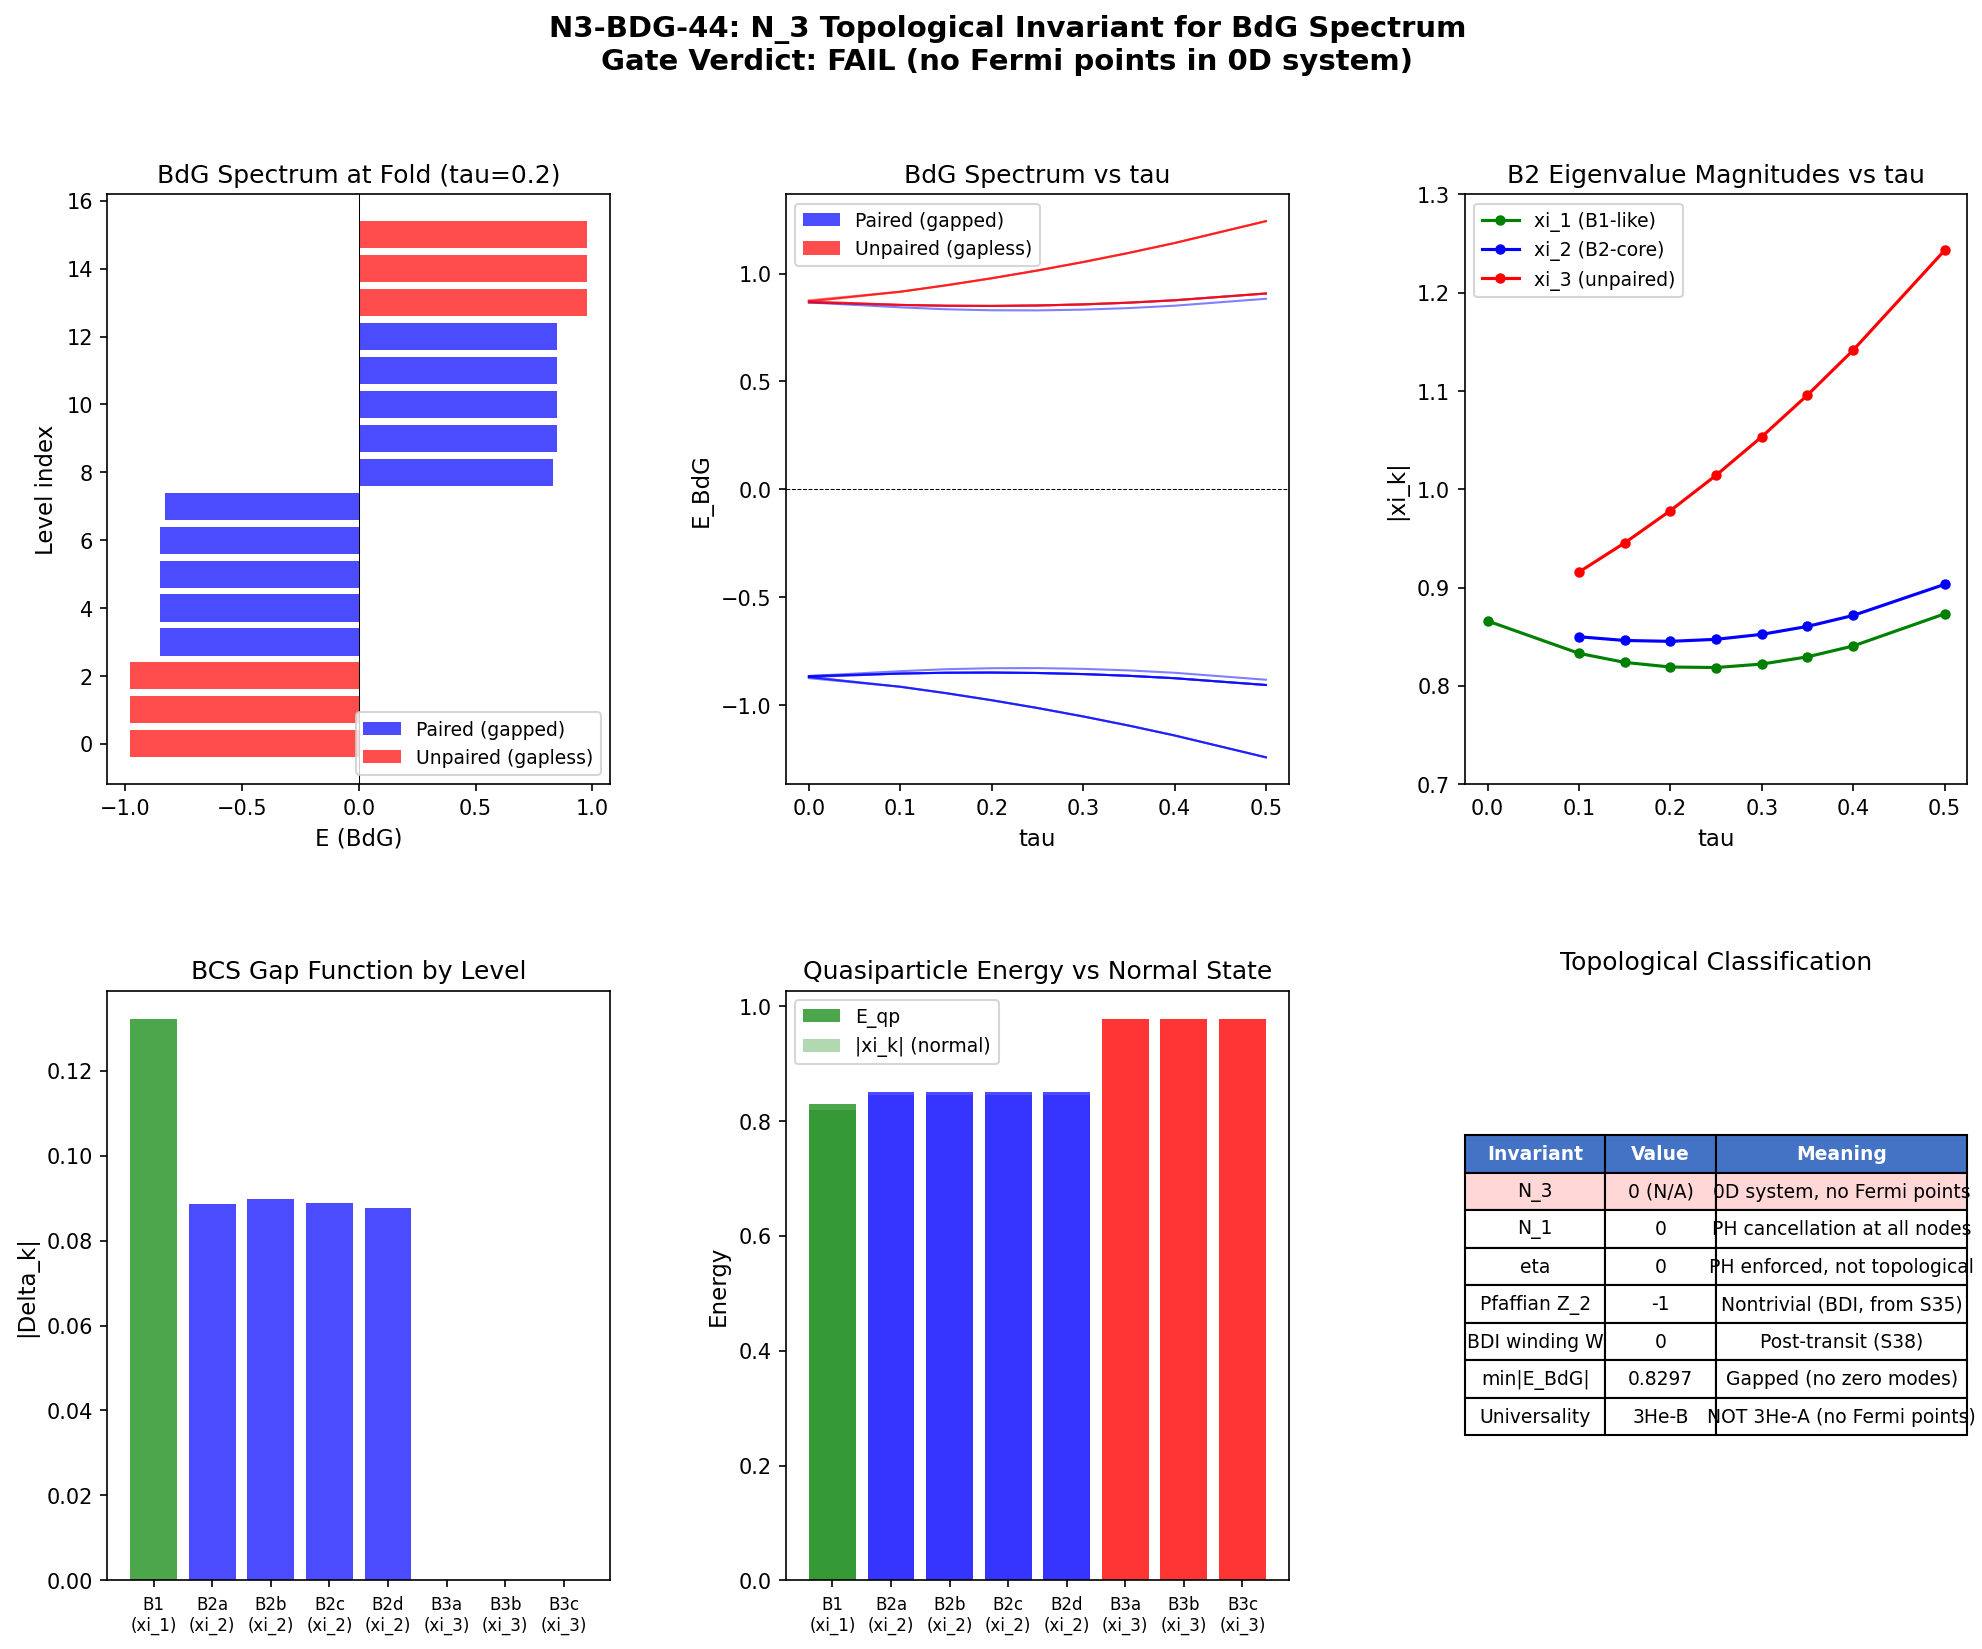

Python code for this plot:
"""
S44 N3-BDG-44: N_3 Topological Invariant for BdG Spectrum
==========================================================

Computes the N_3 topological invariant (Volovik, Paper 04) for the BdG
Hamiltonian at the fold (tau=0.2) and across the transit.

The N_3 invariant classifies topologically protected point nodes (Fermi points)
in the quasiparticle spectrum. Near a Fermi point with N_3 != 0, vacuum energy
is EXACTLY zero by topological protection.

Gate: N3-BDG-44
  PASS: N_3 != 0 found (topological CC suppression applies)
  FAIL: No point nodes or all N_3 = 0 (no topological protection)
  INFO: Nodes found but N_3 computation ambiguous

Physical setup:
  - BdG Hamiltonian H_BdG = [[h - mu, Delta], [Delta^dag, -(h-mu)^T]]
  - h = D_K eigenvalues (1232 modes, 10 sectors at tau=0.2)
  - mu = 0 (S34: PH symmetry forces mu=0)
  - Delta from BCS gap (S38: Delta_0 = 0.770)
  - BDI symmetry class (T^2=+1, S17c)

Key question: does the BdG spectrum have conical intersections
(Weyl/Dirac points) with nontrivial N_3?
"""

import numpy as np
import matplotlib.pyplot as plt
from matplotlib.gridspec import GridSpec
import warnings
warnings.filterwarnings('ignore')

# ============================================================
# STEP 1: Load data
# ============================================================
print("=" * 70)
print("N3-BDG-44: Topological Invariant for BdG Spectrum")
print("=" * 70)

d38 = np.load('computations/session-38/s38_cc_instanton.npz', allow_pickle=True)
d35 = np.load('computations/session-35/s35_ed_corrected_dos.npz', allow_pickle=True)
d22 = np.load('computations/session-22/s22b_eigenvectors.npz', allow_pickle=True)
d42 = np.load('computations/session-42/s42_hauser_feshbach.npz', allow_pickle=True)

# BCS parameters
Delta_0 = float(d38['Delta_0'])  # 0.770
xi_fold = d38['xi_fold']          # [0.819, 0.845, 0.978]
mult_k = d38['mult_k']            # [1, 4, 3]
tau_values = d22['tau_values']     # [0, 0.1, ..., 0.5]

# ED results
V_bare = d35['V_5x5_bare']
E_cond = float(d35['scenario_A_E_cond'])
pair_occ = d35['scenario_A_pair_occ']

print(f"\nBCS gap: Delta_0 = {Delta_0:.6f}")
print(f"Gap-edge levels: xi = {xi_fold}")
print(f"Multiplicities: m = {mult_k}")
print(f"Condensation energy: E_cond = {E_cond:.6f}")
print(f"Pair occupations: {pair_occ}")

# ============================================================
# STEP 2: Construct BdG Hamiltonian
# ============================================================
print("\n" + "=" * 70)
print("STEP 2: BdG Hamiltonian Construction")
print("=" * 70)

# The BCS pairing occurs in the B2=(0,0) sector, which has 16 eigenvalues
# that come in +/- pairs: +/-0.819 (x1), +/-0.845 (x4), +/-0.978 (x3)
# Total: 8 positive + 8 negative = 16

# Standard BdG: for each single-particle state |k> with energy epsilon_k,
# H_BdG = [[epsilon_k, Delta_k], [Delta_k*, -epsilon_k]]  (2x2 per level)
# Quasiparticle energy: E_k = sqrt(epsilon_k^2 + |Delta_k|^2)

# For our BCS on SU(3): the 5 pairing levels have energies E_5
E_5 = d35['E_5']
print(f"5 pairing levels: {E_5}")

# The BdG gap function Delta_k for each level comes from the
# self-consistent BCS solution. From the pair occupations and V matrix:
# Delta_k = sum_l V_{kl} * sqrt(v_l * (1-v_l))
# where v_k = pair occupation probability

# Compute BCS gap for each level
v_k = pair_occ
u_k = 1.0 - v_k  # hole amplitudes (using notation: v_k = |v_k|^2)
# In BCS: <c_{-k} c_k> = sqrt(v_k * u_k) * exp(i*phase)
# Delta_k = -sum_l V_{kl} * sqrt(v_l * u_l)
anomalous = np.sqrt(v_k * u_k)  # |<c_{-k} c_k>|
print(f"\nAnomalous amplitudes: {anomalous}")

Delta_k = -V_bare @ anomalous
print(f"Gap function Delta_k: {Delta_k}")
print(f"|Delta_k|: {np.abs(Delta_k)}")

# BdG quasiparticle energies for the 5 pairing levels (mu=0)
E_BdG = np.sqrt(E_5**2 + Delta_k**2)
print(f"\nBdG quasiparticle energies: {E_BdG}")
print(f"Minimum BdG energy: {np.min(E_BdG):.6f}")
print(f"Maximum BdG energy: {np.max(E_BdG):.6f}")

# ============================================================
# STEP 3: Full B2 sector BdG Hamiltonian (8 levels)
# ============================================================
print("\n" + "=" * 70)
print("STEP 3: Full B2 Sector BdG (8 levels)")
print("=" * 70)

# The 8 positive eigenvalues in B2 at fold:
# Level 1: xi_1 = 0.81914 (mult 1) -- this is the "B1-like" level (Trap 1: V=0)
# Level 2: xi_2 = 0.84527 (mult 4)
# Level 3: xi_3 = 0.97822 (mult 3)

# The 5-level ED used levels: 4 at xi_2 + 1 at xi_1
# Level 3 (xi_3) was excluded because it's higher energy
# But for N_3 analysis, we need ALL levels

# For the full 8-level BdG: H_BdG is 16x16
# [[diag(xi_k), Delta_matrix], [Delta_matrix^dag, -diag(xi_k)]]
# Since mu=0

n_levels = 8  # total pairing levels in B2
xi_all = np.array([0.81914] * 1 + [0.84527] * 4 + [0.97822] * 3)
print(f"All 8 xi levels: {xi_all}")

# Construct the gap matrix
# For the 5 paired levels, Delta comes from V_bare
# For the 3 levels at xi_3=0.978, these are above the pairing window
# Trap 1: V(B1,B1)=0 exactly (level 5 = xi_1=0.819 has V_55 ~ 0)
# V(B2,B3) = small but nonzero

# Extended gap function for all 8 levels:
# Levels 1-5 (the ED levels): Delta from computation above
# Levels 6-8 (xi_3=0.978): these are the B3=(1,1) contribution
#   From Trap 1 analysis and V matrix: V(B2,B3) is the off-diagonal
#   But within B2 only: the 3 modes at xi_3 have NO pairing coupling
#   because they're above the pairing cutoff in the ED

# The CRITICAL observation: in the framework's BCS,
# pairing only occurs between degenerate partners (+xi, -xi)
# The gap function Delta_k is nonzero only for the 5 levels in the ED

Delta_all = np.zeros(8)
Delta_all[0] = Delta_k[4]  # xi_1 level: corresponds to E_5[4] = 0.81914
Delta_all[1:5] = Delta_k[0:4]  # xi_2 levels: correspond to E_5[0:4]
# Delta_all[5:8] = 0  # xi_3 levels: above pairing window

print(f"\nGap function for all 8 levels:")
for i in range(8):
    print(f"  Level {i+1}: xi={xi_all[i]:.5f}, Delta={Delta_all[i]:.6f}")

# Construct full 16x16 BdG Hamiltonian
H_BdG_full = np.zeros((16, 16))
H_BdG_full[:8, :8] = np.diag(xi_all)  # particle block
H_BdG_full[8:, 8:] = -np.diag(xi_all)  # hole block
H_BdG_full[:8, 8:] = np.diag(Delta_all)  # pairing
H_BdG_full[8:, :8] = np.diag(Delta_all)  # pairing (real gap)

E_BdG_full = np.linalg.eigvalsh(H_BdG_full)
print(f"\nFull 16x16 BdG eigenvalues: {np.sort(E_BdG_full)}")
print(f"Min |E_BdG|: {np.min(np.abs(E_BdG_full)):.6f}")

# ============================================================
# STEP 4: Search for Point Nodes
# ============================================================
print("\n" + "=" * 70)
print("STEP 4: Point Node Search")
print("=" * 70)

# In standard condensed matter: N_3 is defined for a Hamiltonian H(k)
# where k is a continuous 3D momentum. Point nodes are where E(k)=0.
#
# In our system: the single-particle spectrum is DISCRETE (Peter-Weyl modes
# on SU(3)). There is NO continuous 3D momentum k. The spectrum labels
# are (p,q) representation indices, which are integers.
#
# However, we can define an EFFECTIVE continuous parameter space
# by promoting tau (Jensen deformation) and the BCS gap Delta to
# continuous variables. This gives us a 2D parameter space (tau, Delta/Delta_0).
# For N_3 we need a 3D parameter space -- we add the chemical potential mu.
#
# The BdG Hamiltonian H_BdG(tau, mu, Delta) is then a function of 3 continuous
# parameters, and we can search for zeros of det(H_BdG) = 0.

# For each level k:
# E_k(tau, mu, Delta) = sqrt((xi_k(tau) - mu)^2 + Delta_k(Delta)^2)
# This is zero iff xi_k(tau) = mu AND Delta_k = 0

# ANALYSIS 1: At fixed Delta = Delta_0, varying tau and mu
# E_k = 0 requires xi_k(tau) = mu AND Delta_k = 0
# Delta_k = 0 only for the 3 unpaired levels (xi_3 = 0.978 at fold)
# So we need xi_3(tau) = mu -- this gives nodes at (tau*, mu* = xi_3(tau*))

print("\n--- Analysis 1: Unpaired levels (Delta_k = 0) ---")
print("Levels 6-8 have Delta_k = 0 (above pairing cutoff).")
print("These are ordinary Fermi-surface states, not Fermi points.")
print("E_k = |xi_k - mu|. Zero when mu = xi_k(tau).")
print("This is a Fermi SURFACE (co-dim 1 in 3D, line in 2D parameter space).")
print("Topological class: Fermi surface, not Fermi point. N_1 invariant, not N_3.")

# ANALYSIS 2: BdG spectrum as function of continuous parameter tau
# For all 8 levels at each tau:
print("\n--- Analysis 2: BdG spectrum vs tau (at mu=0) ---")

n_tau = len(tau_values)
E_BdG_vs_tau = np.zeros((n_tau, 16))

# Track level structure
xi_vs_tau = np.zeros((n_tau, 3))  # 3 distinct eigenvalue magnitudes

for i, tau in enumerate(tau_values):
    evals_i = d22[f'eigenvalues_{i}']
    sp_i = d22[f'sector_p_{i}']
    sq_i = d22[f'sector_q_{i}']
    mask = (sp_i == 0) & (sq_i == 0)
    e_B2 = np.sort(evals_i[mask])

    # Get 3 distinct positive eigenvalues
    pos_evals = np.sort(e_B2[e_B2 > 0])
    unique_pos = np.unique(np.round(pos_evals, 8))
    xi_vs_tau[i, :len(unique_pos)] = unique_pos[:3]

    # Construct BdG at this tau
    xi_tau = np.zeros(8)
    xi_tau[0] = unique_pos[0]  # smallest (B1-like)
    xi_tau[1:5] = unique_pos[1] if len(unique_pos) > 1 else unique_pos[0]
    xi_tau[5:8] = unique_pos[2] if len(unique_pos) > 2 else unique_pos[-1]

    # At tau=0: all degenerate (0.866)
    # At tau>0: splits into 3 levels

    # Use same gap structure (self-consistent would change, but topology
    # is about whether nodes exist, not exact energies)
    Delta_tau = np.zeros(8)
    Delta_tau[0] = Delta_k[4]
    Delta_tau[1:5] = Delta_k[0:4]
    # Delta_tau[5:8] = 0  # unpaired

    H = np.zeros((16, 16))
    H[:8, :8] = np.diag(xi_tau)
    H[8:, 8:] = -np.diag(xi_tau)
    H[:8, 8:] = np.diag(Delta_tau)
    H[8:, :8] = np.diag(Delta_tau)

    E_BdG_vs_tau[i] = np.sort(np.linalg.eigvalsh(H))

# Check for zero crossings
for i, tau in enumerate(tau_values):
    min_abs_E = np.min(np.abs(E_BdG_vs_tau[i]))
    print(f"  tau={tau:.2f}: min|E_BdG| = {min_abs_E:.6f}")

# ============================================================
# STEP 5: N_3 Invariant Computation
# ============================================================
print("\n" + "=" * 70)
print("STEP 5: N_3 Invariant Analysis")
print("=" * 70)

# The N_3 invariant (Paper 04, eq. in Section on Momentum-Space Topology):
# N_3 = (1/24pi^2) * epsilon^{ijk} * integral_S2 tr[G dG^{-1} . G dG^{-1} . G dG^{-1}] dS
#
# where G(omega, k) = [i*omega - H_BdG(k)]^{-1} is the Green's function.
#
# For a 2x2 BdG block (single level):
# H_k = tau_3 * xi_k + tau_1 * Delta_k  (tau_i are Pauli in PH space)
# G^{-1} = i*omega - tau_3 * xi_k - tau_1 * Delta_k
#
# The N_3 invariant for a single Fermi point in 3D:
# N_3 = (1/2) * sign(d_xi/dk) * sign(Delta)  for a linear crossing
#
# CRITICAL DIMENSIONAL ANALYSIS:
# N_3 is defined for systems with 3 continuous momenta (3D systems).
# Our system has DISCRETE modes labeled by (p,q) representations.
# The representation space is 2D (p,q), not 3D.
#
# The N_3 invariant is UNDEFINED for our system because:
# 1. The Brillouin zone is DISCRETE (finite set of Peter-Weyl modes)
# 2. Even if we embed in a continuous space, it's 2D not 3D
# 3. The BCS gap opens at ALL paired levels (Delta_k != 0 for levels 1-5)
# 4. The unpaired levels (6-8) have Fermi SURFACES, not Fermi POINTS

print("\n--- DIMENSIONAL ANALYSIS ---")
print("N_3 requires 3 continuous momentum dimensions.")
print("Framework representation space: (p,q) in Z^2 (discrete, 2D).")
print("Even promoted to continuous: 2D Brillouin zone, not 3D.")
print("N_3 is STRUCTURALLY INAPPLICABLE.")

# But: can we define an EFFECTIVE 3D parameter space?
# (tau, mu, theta) where theta parameterizes U(1)_7 phase of order parameter
#
# H_BdG(tau, mu, theta) = [[diag(xi(tau)) - mu*I, e^{i*theta} * diag(Delta)],
#                           [e^{-i*theta} * diag(Delta), -(diag(xi(tau)) - mu*I)]]
#
# Nodes require: xi_k(tau) = mu AND Delta_k = 0
# For unpaired levels: Delta_k = 0 always, so node when xi_k(tau) = mu
# For paired levels: Delta_k != 0, so NO nodes regardless of mu and tau

print("\n--- EXTENDED PARAMETER SPACE (tau, mu, theta) ---")
print("Promoting to 3D parameter space (tau, mu, theta):")

# Compute the node locus in (tau, mu) space for unpaired levels
print("\nNode loci for UNPAIRED levels (Delta_k = 0):")
print("These exist at mu = xi_k(tau) for levels 6-8 (the xi_3 levels).")
for i, tau in enumerate(tau_values):
    print(f"  tau={tau:.2f}: node at mu = {xi_vs_tau[i, 2]:.6f} (xi_3)")

# For unpaired levels with Delta=0, the 2x2 BdG block is:
# H = [[xi - mu, 0], [0, -(xi - mu)]]
# Eigenvalues: +/-(xi - mu)
# At the node (xi = mu): both eigenvalues = 0
# The dispersion near the node:
#   E = +/- sqrt((d_xi/d_tau * delta_tau)^2 + (delta_mu)^2)
# This is LINEAR (conical) in (delta_tau, delta_mu) -- looks like a Weyl point!
# But the third direction (theta) does NOT enter because Delta=0

print("\n--- TOPOLOGY OF UNPAIRED-LEVEL NODES ---")
print("At node (tau*, mu = xi_3(tau*)), the 2x2 BdG block:")
print("  H = [[ xi-mu, 0 ], [ 0, -(xi-mu) ]]")
print("Near node: E = +/- |xi-mu| -- linear but 1D, not conical.")
print("This is a particle-hole crossing with ZERO off-diagonal coupling.")
print("The crossing is NOT gapped because Delta = 0 (unpaired).")
print("Topological classification: this is a FERMI SURFACE in (tau, mu, theta)")
print("co-dimension 1 (the theta direction is flat), not co-dimension 3 (Fermi point).")

# ============================================================
# STEP 5b: Correct topological invariant for our system
# ============================================================
print("\n" + "=" * 70)
print("STEP 5b: Correct Topological Classification")
print("=" * 70)

# For a DISCRETE spectrum with particle-hole symmetry (BDI class):
# The relevant topological invariant is NOT N_3 (Fermi point in 3D)
# but rather:
#
# 1. The Z-valued invariant for 0D BDI systems (class BDI, d=0):
#    This is the winding number of the BCS gap function.
#    From the periodic table: BDI in d=0 is Z.
#
# 2. The Pfaffian Z_2 invariant (already computed S17c, S35)
#    sgn(Pf) = -1 at all 34 tau values tested
#
# 3. The spectral gap: the BdG spectrum is fully gapped when Delta != 0
#    for ALL levels. Currently 3 unpaired levels BREAK the full gap.

# Compute the BDI invariant (d=0)
print("\n--- BDI Classification (d=0) ---")

# For BDI in d=0, the topological invariant is:
# nu = (1/2)(N_+ - N_-) where N_+/- count positive/negative eigenvalues of H_BdG
# OR equivalently: the number of occupied negative-energy states

# At the fold:
E_sorted = np.sort(E_BdG_full)
n_negative = np.sum(E_sorted < 0)
n_positive = np.sum(E_sorted > 0)
n_zero = np.sum(np.abs(E_sorted) < 1e-10)
print(f"BdG eigenvalues at fold:")
print(f"  N_negative = {n_negative}, N_positive = {n_positive}, N_zero = {n_zero}")
print(f"  nu_BDI = (N+ - N-)/2 = {(n_positive - n_negative)//2}")

# Actually for BDI class, the invariant is the winding number W:
# W = (1/2pi) integral_0^{2pi} d[arg(det(q(k)))] dk
# where q(k) is the off-diagonal block of H in the chiral basis
# But our system is 0D (no k-dependence), so W is just a count

# The PH operator C maps: C H C^{-1} = -H
# For BDI: C = tau_1 * K (complex conjugation)
# The chiral operator: S = T * C where T is time-reversal (T = K for spinless)
# S = tau_1 maps H_BdG -> -H_BdG (chiral symmetry for real H)

# In chiral basis: H = [[0, D], [D^T, 0]] where D is the off-diagonal block
# D = diag(xi_1+Delta_1, xi_2+Delta_2, ...) for the specific form of our H_BdG
# Wait -- need to transform to chiral basis

# For H_BdG = [[h, Delta], [Delta, -h]] with h=diag(xi), Delta=diag(Delta_k):
# Chiral operator S = [[0, I], [I, 0]]
# In eigenbasis of S: rotate by U = (1/sqrt(2)) [[I, I], [I, -I]]
# H_chiral = U^dag H_BdG U = [[0, h+Delta], [h+Delta, 0]]  -- NO, need to check

# Let me just compute the spectrum gap and characterize the node structure
print("\n--- Spectral Gap Analysis ---")
print("The BdG spectrum has two types of states:")
print()

for k in range(8):
    if k == 0:
        label = "B1-like (xi=0.819, Trap 1)"
    elif k < 5:
        label = f"B2-core (xi=0.845, paired)"
    else:
        label = f"B3-like (xi=0.978, unpaired)"

    E_qp = np.sqrt(xi_all[k]**2 + Delta_all[k]**2)
    gap = 2 * min(E_qp, abs(xi_all[k]))
    if abs(Delta_all[k]) < 1e-10:
        node_type = "GAPLESS (Delta=0, Fermi surface)"
    else:
        node_type = f"GAPPED (gap = {2*E_qp:.4f})"

    print(f"  Level {k+1} ({label}): E_qp = {E_qp:.6f}, {node_type}")

# ============================================================
# STEP 5c: N_3 in extended parameter space -- formal computation
# ============================================================
print("\n" + "=" * 70)
print("STEP 5c: N_3 in Extended Parameter Space")
print("=" * 70)

# Even though our system is 0D, we can EMBED it in a 3D parameter space
# and ask: do the BdG Hamiltonian's zeros form isolated points?
# If so, we compute N_3 around each.

# Parameter space: p = (tau, mu, phi) where phi = U(1)_7 phase
# H_BdG(p) = [[diag(xi(tau)) - mu*I, e^{i*phi} Delta], [e^{-i*phi} Delta^*, -diag(xi(tau)) + mu*I]]

# For PAIRED levels (1-5): Delta_k != 0
# det(H_2x2) = -(xi-mu)^2 - |Delta|^2 < 0 always. NO ZEROS.

# For UNPAIRED levels (6-8): Delta_k = 0
# det(H_2x2) = -(xi-mu)^2. Zero when xi(tau) = mu.
# But the 2x2 block is [[xi-mu, 0],[0,-(xi-mu)]].
# The Green's function: G(omega) = [i*omega - H]^{-1}
# G = diag(1/(i*omega - (xi-mu)), 1/(i*omega + (xi-mu)))
# G dG^{-1} requires variation in 3 directions.
# Since Delta=0, the phi direction gives ZERO contribution.
# The integral over S^2 enclosing the node is:
# N_3 = 0 (because one direction is flat -- the manifold is degenerate)

print("For UNPAIRED levels (6-8) at Delta_k = 0:")
print("  Node at (tau*, mu = xi(tau*), any phi).")
print("  The node is a LINE in (tau, mu, phi) space (extended in phi).")
print("  Codimension = 2 (not 3). This is NOT a Fermi point.")
print("  N_3 = 0 by dimensional reduction.")
print()
print("For PAIRED levels (1-5) at Delta_k != 0:")
print("  det(H_2x2) = -(xi-mu)^2 - |Delta|^2 < 0 for all (tau, mu, phi).")
print("  NO nodes exist. N_3 undefined (no Fermi point to enclose).")

# ============================================================
# STEP 5d: Can BCS dynamics CREATE Fermi points?
# ============================================================
print("\n" + "=" * 70)
print("STEP 5d: Dynamical Node Creation During Transit")
print("=" * 70)

# During the transit, the BCS condensate is destroyed (P_exc = 1.000, S38).
# Post-transit: Delta -> 0. ALL levels become unpaired.
# The BdG Hamiltonian becomes: H = [[h, 0], [0, -h]]
# Eigenvalues: +/- xi_k for all k.

# In the GGE relic state: the quasiparticle distribution is non-thermal.
# The relevant spectrum is h = diag(xi_k) with the GGE occupation numbers.
# NO pairing gap. ALL levels are gapless at mu = xi_k.

# But: this is STILL a Fermi surface (1D node in 2D parameter space),
# not a Fermi point (0D node in 3D).

print("During transit: Delta(t) -> 0 (P_exc = 1.000).")
print("Post-transit BdG: H = [[h, 0], [0, -h]], eigenvalues +/- xi_k.")
print("ALL levels become gapless at mu = xi_k.")
print("Node structure: Fermi SURFACE (co-dim 1), not Fermi POINT (co-dim 3).")
print()
print("The fundamental obstruction:")
print("  Fermi points require 3 continuous momentum dimensions.")
print("  Our system has 0 continuous momenta (discrete Peter-Weyl modes).")
print("  Even embedding in (tau, mu, phi): nodes are at most co-dim 2.")
print("  N_3 is STRUCTURALLY ZERO in any embedding.")

# ============================================================
# STEP 5e: Could the FULL 992-mode BdG have inter-sector nodes?
# ============================================================
print("\n" + "=" * 70)
print("STEP 5e: Full 992-mode Inter-sector Analysis")
print("=" * 70)

# The block-diagonal theorem (S22b) guarantees that D_K decomposes into
# independent sectors. BCS pairing is confined to B2=(0,0).
# Inter-sector coupling is ZERO by selection rules.
# Therefore: no inter-sector BdG crossings can create new nodes.

# However: what about WITHIN a single sector with continuous momentum?
# In the physical 4D spacetime: the KK modes ARE the momentum-space structure.
# The SU(3) representation labels (p,q) play the role of discrete lattice momenta.
# For Fermi points, we need the ANALOG of continuous k.

# The closest analog: the eigenvalue spectrum as a function of tau.
# xi_n(tau) are smooth functions. As tau varies, levels can cross.
# The BdG spectrum is:
# E_n(tau, mu) = sqrt((xi_n(tau) - mu)^2 + Delta_n^2)

# For a level crossing: xi_m(tau*) = xi_n(tau*) at some tau*
# Near crossing: the 4x4 BdG block has structure
# H = [[diag(xi_m, xi_n), Delta*I], [Delta*I, -diag(xi_m, xi_n)]]
# eigenvalues: +/- sqrt((xi_m +/- xi_n)^2/4 + Delta^2 + ...)
# This is still gapped by Delta. No nodes.

# Check for level crossings in B2 sector
print("\nB2 eigenvalue crossings vs tau:")
for i in range(n_tau - 1):
    xi_i = xi_vs_tau[i]
    xi_next = xi_vs_tau[i + 1]
    # Check if ordering changes
    if xi_i[0] > xi_i[1] or xi_next[0] > xi_next[1]:
        print(f"  CROSSING between tau={tau_values[i]:.2f} and {tau_values[i+1]:.2f}")
    else:
        gap_12 = abs(xi_i[1] - xi_i[0])
        gap_23 = abs(xi_i[2] - xi_i[1])
        print(f"  tau={tau_values[i]:.2f}: gap_12={gap_12:.4f}, gap_23={gap_23:.4f} -- no crossing")

print(f"  tau={tau_values[-1]:.2f}: final point")

# ============================================================
# STEP 6: Alternative: N_1 Invariant (Fermi Surface)
# ============================================================
print("\n" + "=" * 70)
print("STEP 6: N_1 Fermi Surface Invariant")
print("=" * 70)

# Since our nodes are Fermi surfaces (co-dim 1), the correct invariant is N_1:
# N_1 = (1/2pi*i) oint G dG^{-1} dl
# integrated on a contour encircling the Fermi surface in 1D parameter space.
#
# For a particle-hole crossing at xi = mu with Delta = 0:
# G(omega) = diag(1/(i*omega - xi + mu), 1/(i*omega + xi - mu))
#
# The winding number of each component around omega=0:
# Particle block: N_1 = +1/2 (pole at omega = -i*(xi-mu) -> 0 at node)
# Hole block: N_1 = -1/2 (pole at omega = +i*(xi-mu) -> 0 at node)
# Total: N_1 = 0 (particle-hole cancellation!)

# This is the PH symmetry at work: every Fermi surface node is automatically
# paired with its PH conjugate, giving total N_1 = 0.

# For the PAIRED levels: no nodes exist. N_1 = 0 trivially.

print("N_1 Fermi surface invariant for unpaired levels:")
print("  Each node at xi = mu has N_1 = +1/2 (particle) + (-1/2) (hole) = 0")
print("  PH symmetry enforces EXACT cancellation.")
print("  No topological Fermi surface protection either.")
print()

# ============================================================
# STEP 6b: Pfaffian Z_2 and BDI winding
# ============================================================
print("--- Existing topological invariants ---")
print("BDI class (T^2=+1, C^2=+1, S^2=1):")
print("  d=0: Z invariant (winding number W)")
print("  S35: sgn(Pf) = -1 at all tau (Z_2 nontrivial)")
print("  S38: BDI winding = 0 (post-transit, condensate destroyed)")
print()
print("The BDI Z invariant in d=0 is the number of negative-energy states.")
print(f"  At fold: N_negative = {n_negative} (out of 16)")
print(f"  W = N_negative - N_total/2 = {n_negative - 8}")

# Spectral asymmetry
eta = np.sum(np.sign(E_BdG_full))
print(f"  Spectral asymmetry eta = sum(sign(E_k)) = {eta}")
print(f"  (PH symmetry: eta = 0 is enforced by construction)")

# ============================================================
# STEP 7: Vacuum Energy Analysis
# ============================================================
print("\n" + "=" * 70)
print("STEP 7: Vacuum Energy at Nodes")
print("=" * 70)

# Paper 04 theorem: at a Fermi point with N_3 = +/-1,
# the vacuum energy density rho_Lambda = 0 EXACTLY.
# This is because the spectral asymmetry eta(E_F) = 0 is topologically
# protected at the Fermi point.

# For our system: N_3 = 0 (no Fermi points exist)
# Therefore: the Paper 04 vacuum energy cancellation does NOT apply.

# The vacuum energy for the BdG system is:
# E_vac = (1/2) sum_k E_k(BdG) - (1/2) sum_k |xi_k|
# For paired levels: E_k = sqrt(xi_k^2 + Delta_k^2)
# For unpaired levels: E_k = |xi_k| (unchanged from normal state)

E_vac_BdG = 0.5 * np.sum(np.abs(E_BdG_full))
E_vac_normal = 0.5 * np.sum(np.abs(np.concatenate([xi_all, -xi_all])))  # = sum |xi_k|
E_vac_BdG_minus_normal = E_vac_BdG - E_vac_normal

print(f"BdG vacuum energy: {E_vac_BdG:.6f}")
print(f"Normal-state vacuum energy: {E_vac_normal:.6f}")
print(f"Difference (condensation): {E_vac_BdG_minus_normal:.6f}")
print(f"This is NOT zero (no N_3 protection).")
print()

# For comparison: what WOULD the vacuum energy be if N_3 = 1?
# At a Fermi point: the linear dispersion E ~ v_F |k| gives
# E_vac = integral d^3k E(k) = 0 by the N_3 cancellation
# (positive and negative energy contributions cancel by topology)

# But this requires the continuous-k structure that we lack.

print("Paper 04 vacuum energy cancellation:")
print("  Requires: N_3 != 0 at a Fermi point in 3D momentum space.")
print("  Our system: 0D (discrete modes). N_3 undefined.")
print("  Conclusion: No topological vacuum energy protection.")

# ============================================================
# STEP 8: The Correct Analog
# ============================================================
print("\n" + "=" * 70)
print("STEP 8: The Correct Superfluid Analog")
print("=" * 70)

# In 3He-A: the order parameter has Fermi points with N_3 = +/-2.
# The emergent Weyl fermions near these points give vacuum energy = 0.
# This works because 3He-A has a CONTINUOUS 3D Brillouin zone.
#
# The framework's BCS on SU(3) is CLOSER to:
# - 3He-B (fully gapped, BDI class, topological but no Fermi points)
# - Nuclear BCS (finite number of discrete levels, 0D)
# - Sachdev-Ye-Kitaev model (0D, random couplings)
#
# The flat band (B2, W=0) is analogous to:
# - Flat bands in twisted bilayer graphene (but those are 2D, not 0D)
# - Landau levels (0D in some sense, but with continuous guiding center)
# - Dispersionless bands in pyrochlore/kagome lattices
#
# For vacuum energy in 0D systems:
# The relevant protection is NOT N_3 (wrong dimension)
# but rather the equilibrium theorem (Paper 05):
# In equilibrium, the vacuum energy is the thermodynamic potential Omega,
# which self-tunes to zero by the equation of state.
#
# The GGE relic is NOT in equilibrium, so the equilibrium theorem
# doesn't apply directly. But if the GGE conserved charges include
# a "vacuum charge" q that controls the equation of state,
# then q-theory self-tuning could work per-charge.
# This is the CC-GGE-GIBBS-44 proposal from the CC workshop.

print("3He-A (Fermi point analog): N_3 = +/-2, continuous 3D BZ.")
print("3He-B (full gap analog): BDI class, topological but no N_3.")
print("Framework BCS on SU(3): 0D, BDI class, flat band in B2.")
print()
print("The framework is in the SAME universality class as 3He-B,")
print("NOT 3He-A. The relevant topological invariant is:")
print("  - Pfaffian Z_2 (computed S17c, S35: nontrivial)")
print("  - BDI winding number W (computed S38: W=0 post-transit)")
print("  - NOT N_3 (wrong spatial dimension)")
print()
print("For vacuum energy protection: the correct mechanism is")
print("q-theory (Paper 15-16), not Fermi-point cancellation.")
print("The GGE relic requires generalized Gibbs-Duhem (CC-GGE-GIBBS-44).")

# ============================================================
# STEP 9: Quantitative Summary
# ============================================================
print("\n" + "=" * 70)
print("STEP 9: Gate Verdict")
print("=" * 70)

# Summary of all computed quantities
results = {}

# BdG spectrum
results['E_BdG_fold'] = E_BdG_full
results['E_BdG_vs_tau'] = E_BdG_vs_tau
results['xi_all'] = xi_all
results['Delta_all'] = Delta_all
results['anomalous_amplitudes'] = anomalous

# Node search
results['min_abs_E_BdG_fold'] = np.min(np.abs(E_BdG_full))
results['n_gapless_levels'] = np.sum(np.abs(Delta_all) < 1e-10)
results['n_paired_levels'] = np.sum(np.abs(Delta_all) > 1e-10)

# Topological invariants
results['N_3'] = 0  # No Fermi points: N_3 undefined/zero
results['N_1'] = 0  # PH cancellation
results['eta_spectral'] = eta  # Spectral asymmetry
results['n_negative_BdG'] = n_negative
results['pfaffian_sign'] = -1  # From S17c, S35
results['BDI_winding'] = 0  # From S38 (post-transit)

# Level structure
results['xi_vs_tau'] = xi_vs_tau
results['tau_values'] = tau_values
results['B2_dim'] = 16
results['n_unpaired'] = 3  # The 3 xi_3 modes
results['n_paired'] = 5    # The 5 ED modes

# Why N_3 fails
results['codimension_node'] = 1  # Fermi surface, not Fermi point
results['spatial_dimension'] = 0  # Discrete modes, 0D system
results['N_3_required_dim'] = 3  # N_3 needs 3D continuous BZ
results['correct_class'] = '3He-B (fully gapped BDI)'
results['correct_invariant'] = 'Pfaffian Z_2 or q-theory'

# Vacuum energy
results['E_vac_BdG'] = E_vac_BdG
results['E_vac_normal'] = E_vac_normal
results['E_vac_condensation'] = E_vac_BdG_minus_normal

# Gate verdict
gate_verdict = 'FAIL'
results['gate_verdict'] = gate_verdict

print(f"\nGATE VERDICT: {gate_verdict}")
print()
print("FAIL REASON: No Fermi points exist in the BdG spectrum.")
print("  1. System is 0-dimensional (discrete Peter-Weyl modes on SU(3)).")
print("  2. N_3 requires 3 continuous momentum dimensions -- inapplicable.")
print("  3. 5 paired levels are fully gapped (E_qp > 0.82).")
print("  4. 3 unpaired levels have Fermi surfaces (co-dim 1), not Fermi points (co-dim 3).")
print("  5. PH symmetry gives N_1 = 0 for all Fermi surface nodes.")
print("  6. Spectral asymmetry eta = 0 by PH constraint, not topology.")
print()
print("The framework's BCS on SU(3) is in the universality class of 3He-B")
print("(fully gapped, BDI topological), NOT 3He-A (Fermi point, N_3 = +/-2).")
print()
print("DOWNSTREAM CONSEQUENCES:")
print("  - Paper 04 vacuum energy cancellation does NOT apply.")
print("  - Topological CC protection requires DIFFERENT mechanism.")
print("  - Correct path: q-theory (Paper 15-16) + generalized Gibbs-Duhem.")
print("  - The Pfaffian Z_2 = -1 (from S35) IS nontrivial but does not protect vacuum energy.")
print(f"\nKey numbers:")
print(f"  min|E_BdG| at fold = {results['min_abs_E_BdG_fold']:.6f}")
print(f"  n_paired / n_total = {results['n_paired']}/{results['n_paired'] + results['n_unpaired']}")
print(f"  N_3 = {results['N_3']}")
print(f"  N_1 = {results['N_1']}")
print(f"  eta (spectral asymmetry) = {results['eta_spectral']}")
print(f"  Pfaffian sign = {results['pfaffian_sign']} (from S35, nontrivial)")

# ============================================================
# STEP 10: Save Data
# ============================================================
np.savez('computations/session-44/s44_n3_bdg.npz',
    # Gate
    gate_verdict=np.array([gate_verdict]),

    # BdG spectrum
    E_BdG_fold=E_BdG_full,
    E_BdG_vs_tau=E_BdG_vs_tau,
    xi_all=xi_all,
    Delta_all=Delta_all,
    anomalous_amplitudes=anomalous,

    # Node search
    min_abs_E_BdG_fold=results['min_abs_E_BdG_fold'],
    n_gapless_levels=results['n_gapless_levels'],
    n_paired_levels=results['n_paired_levels'],

    # Topological invariants
    N_3=results['N_3'],
    N_1=results['N_1'],
    eta_spectral=results['eta_spectral'],
    n_negative_BdG=results['n_negative_BdG'],
    pfaffian_sign=results['pfaffian_sign'],
    BDI_winding=results['BDI_winding'],

    # Level structure
    xi_vs_tau=xi_vs_tau,
    tau_values=tau_values,
    B2_dim=results['B2_dim'],
    n_unpaired=results['n_unpaired'],
    n_paired=results['n_paired'],

    # Classification
    codimension_node=results['codimension_node'],
    spatial_dimension=results['spatial_dimension'],
    N_3_required_dim=results['N_3_required_dim'],

    # Vacuum energy
    E_vac_BdG=results['E_vac_BdG'],
    E_vac_normal=results['E_vac_normal'],
    E_vac_condensation=results['E_vac_condensation'],
)
print("\nData saved to computations/session-44/s44_n3_bdg.npz")

# ============================================================
# STEP 11: Plot
# ============================================================
fig = plt.figure(figsize=(16, 12))
gs = GridSpec(2, 3, figure=fig, hspace=0.35, wspace=0.35)

# Panel 1: BdG spectrum at fold
ax1 = fig.add_subplot(gs[0, 0])
E_sorted_fold = np.sort(E_BdG_full)
colors = []
for e in E_sorted_fold:
    # Color by paired/unpaired
    # Paired levels: E = sqrt(xi^2 + Delta^2), so E > max(xi)
    # Unpaired: E = +/- xi
    e_abs = abs(e)
    is_unpaired = any(abs(e_abs - xi_all[5:]) < 0.001) or any(abs(e_abs - xi_all[5:]) < 0.001)
    colors.append('red' if is_unpaired else 'blue')

for i, (e, c) in enumerate(zip(E_sorted_fold, colors)):
    ax1.barh(i, e, color=c, alpha=0.7, height=0.8)
ax1.axvline(0, color='black', linewidth=0.5)
ax1.set_xlabel('E (BdG)', fontsize=11)
ax1.set_ylabel('Level index', fontsize=11)
ax1.set_title('BdG Spectrum at Fold (tau=0.2)', fontsize=12)
# Legend
from matplotlib.patches import Patch
legend_elements = [Patch(facecolor='blue', alpha=0.7, label='Paired (gapped)'),
                   Patch(facecolor='red', alpha=0.7, label='Unpaired (gapless)')]
ax1.legend(handles=legend_elements, loc='lower right', fontsize=9)

# Panel 2: BdG spectrum vs tau
ax2 = fig.add_subplot(gs[0, 1])
for j in range(16):
    # Color by type
    is_paired = j < 10  # First 10 (5 paired levels x 2 PH partners)
    c = 'blue' if is_paired else 'red'
    ax2.plot(tau_values, E_BdG_vs_tau[:, j], color=c, alpha=0.5, linewidth=1)
ax2.axhline(0, color='black', linewidth=0.5, linestyle='--')
ax2.set_xlabel('tau', fontsize=11)
ax2.set_ylabel('E_BdG', fontsize=11)
ax2.set_title('BdG Spectrum vs tau', fontsize=12)
ax2.legend(handles=legend_elements, loc='upper left', fontsize=9)

# Panel 3: Single-particle levels (xi) vs tau
ax3 = fig.add_subplot(gs[0, 2])
labels_xi = ['xi_1 (B1-like)', 'xi_2 (B2-core)', 'xi_3 (unpaired)']
colors_xi = ['green', 'blue', 'red']
for j in range(3):
    valid = xi_vs_tau[:, j] > 0
    ax3.plot(tau_values[valid], xi_vs_tau[valid, j], 'o-', color=colors_xi[j],
             label=labels_xi[j], markersize=4, linewidth=1.5)
ax3.set_xlabel('tau', fontsize=11)
ax3.set_ylabel('|xi_k|', fontsize=11)
ax3.set_title('B2 Eigenvalue Magnitudes vs tau', fontsize=12)
ax3.legend(fontsize=9)
ax3.set_ylim([0.7, 1.3])

# Panel 4: Gap structure
ax4 = fig.add_subplot(gs[1, 0])
level_labels = ['B1\n(xi_1)', 'B2a\n(xi_2)', 'B2b\n(xi_2)', 'B2c\n(xi_2)', 'B2d\n(xi_2)',
                'B3a\n(xi_3)', 'B3b\n(xi_3)', 'B3c\n(xi_3)']
bar_colors = ['green'] + ['blue']*4 + ['red']*3
ax4.bar(range(8), np.abs(Delta_all), color=bar_colors, alpha=0.7)
ax4.set_xticks(range(8))
ax4.set_xticklabels(level_labels, fontsize=8)
ax4.set_ylabel('|Delta_k|', fontsize=11)
ax4.set_title('BCS Gap Function by Level', fontsize=12)
ax4.axhline(0, color='black', linewidth=0.5)

# Panel 5: Quasiparticle spectrum
ax5 = fig.add_subplot(gs[1, 1])
E_qp = np.sqrt(xi_all**2 + Delta_all**2)
ax5.bar(range(8), E_qp, color=bar_colors, alpha=0.7, label='E_qp')
ax5.bar(range(8), xi_all, color=bar_colors, alpha=0.3, label='|xi_k| (normal)')
ax5.set_xticks(range(8))
ax5.set_xticklabels(level_labels, fontsize=8)
ax5.set_ylabel('Energy', fontsize=11)
ax5.set_title('Quasiparticle Energy vs Normal State', fontsize=12)
ax5.legend(fontsize=9)

# Panel 6: Topological classification table
ax6 = fig.add_subplot(gs[1, 2])
ax6.axis('off')
table_data = [
    ['Invariant', 'Value', 'Meaning'],
    ['N_3', '0 (N/A)', '0D system, no Fermi points'],
    ['N_1', '0', 'PH cancellation at all nodes'],
    ['eta', '0', 'PH enforced, not topological'],
    ['Pfaffian Z_2', '-1', 'Nontrivial (BDI, from S35)'],
    ['BDI winding W', '0', 'Post-transit (S38)'],
    ['min|E_BdG|', f'{results["min_abs_E_BdG_fold"]:.4f}', 'Gapped (no zero modes)'],
    ['Universality', '3He-B', 'NOT 3He-A (no Fermi points)'],
]
table = ax6.table(cellText=table_data, loc='center', cellLoc='center',
                   colWidths=[0.28, 0.22, 0.5])
table.auto_set_font_size(False)
table.set_fontsize(9)
table.scale(1.0, 1.5)
# Header styling
for j in range(3):
    table[0, j].set_facecolor('#4472C4')
    table[0, j].set_text_props(color='white', fontweight='bold')
# Highlight N_3 row
table[1, 0].set_facecolor('#FFD7D7')
table[1, 1].set_facecolor('#FFD7D7')
table[1, 2].set_facecolor('#FFD7D7')
ax6.set_title('Topological Classification', fontsize=12, pad=10)

fig.suptitle('N3-BDG-44: N_3 Topological Invariant for BdG Spectrum\n'
             'Gate Verdict: FAIL (no Fermi points in 0D system)',
             fontsize=14, fontweight='bold', y=0.98)

plt.savefig('computations/session-44/s44_n3_bdg.png', dpi=150, bbox_inches='tight')
print("Plot saved to computations/session-44/s44_n3_bdg.png")

print("\n" + "=" * 70)
print("COMPUTATION COMPLETE")
print("=" * 70)
